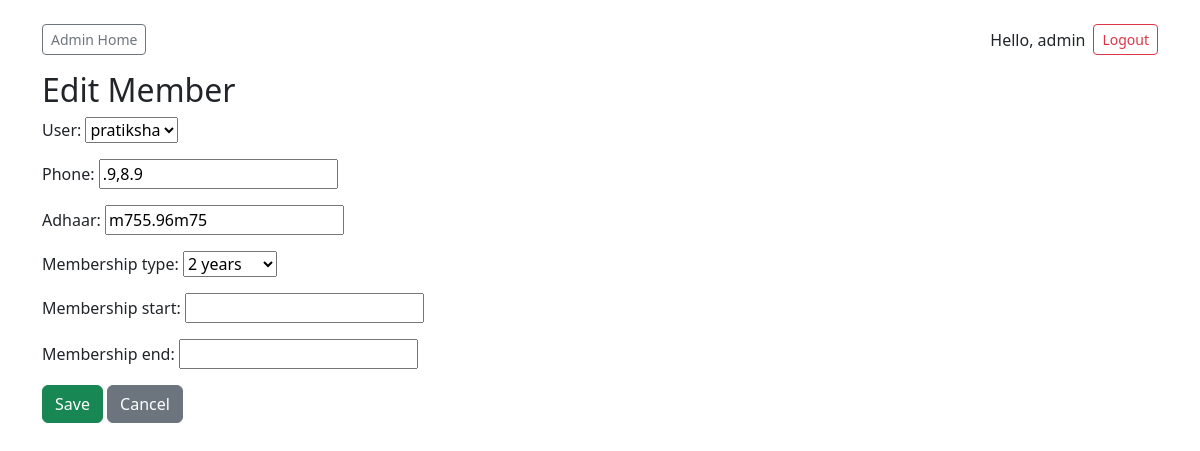
Screenshot of /dashboard/members/2/edit/ (signed in) with the database file from the repository.
### library/models.py (models this page shows, shortened)
class Member(models.Model):
    user = models.OneToOneField(User, on_delete=models.CASCADE)
    phone = models.CharField(max_length=20, blank=True)
    adhaar = models.CharField(max_length=20, blank=True)
    MEMBERSHIP_CHOICES = [
        ('6m', '6 months'),
        ('1y', '1 year'),
        ('2y', '2 years'),
    ]
    membership_type = models.CharField(max_length=2, choices=MEMBERSHIP_CHOICES, default='1y')
    membership_start = models.DateField(null=True, blank=True)
    membership_end = models.DateField(null=True, blank=True)

### library/views.py (the view)
# urls.py: path('dashboard/members/<int:member_id>/edit/', views.membership_edit, name='membership_edit'),
@staff_member_required
def membership_edit(request, member_id):
    member = get_object_or_404(Member, id=member_id)
    if request.method == 'POST':
        form = MemberForm(request.POST, instance=member)
        if form.is_valid():
            form.save()
            messages.success(request, "Member updated successfully.")
            return redirect('membership_list')
    else:
        form = MemberForm(instance=member)
    return render(request, 'library/admin/membership_form.html', {'form': form, 'title': 'Edit Member'})

### library/forms.py
class MemberForm(forms.ModelForm):
    class Meta:
        model = Member
        fields = ['user', 'phone', 'adhaar', 'membership_type', 'membership_start', 'membership_end']

### library/templates/library/admin/membership_form.html (shortened to what this page needs)
{% extends "library/base.html" %}
{% block content %}
<h2>{{ form.instance.id|yesno:"Edit Member,Add Member" }}</h2>
<form method="post">
  {{ form.as_p }}
  <button type="submit" class="btn btn-success">Save</button>
  <a href="{% url 'membership_list' %}" class="btn btn-secondary">Cancel</a>
</form>
{% endblock %}

### library/templates/library/base.html (shortened to what this page needs)
<!doctype html>
<html>
<head>
  <link href="https://cdn.jsdelivr.net/npm/bootstrap@5.3.2/dist/css/bootstrap.min.css" rel="stylesheet">
</head>
<body class="container py-4">
  <nav class="mb-3 d-flex align-items-center">
    <div>
      {% if user.is_staff %}
        <a class="btn btn-sm btn-outline-secondary me-1" href="{% url 'admin_home' %}">Admin Home</a>
      {% else %}
        <a class="btn btn-sm btn-outline-primary me-1" href="{% url 'book_availability' %}">Books</a>
        <a class="btn btn-sm btn-outline-success" href="{% url 'user_home' %}">My Account</a>
      {% endif %}
    </div>
    <div class="ms-auto d-flex align-items-center">
      {% if user.is_authenticated %}
        <span class="me-2">Hello, {{ user.username }}</span>
        <form method="post" action="{% url 'logout' %}" style="display:inline;">
          <button type="submit" class="btn btn-sm btn-outline-danger">Logout</button>
        </form>
      {% else %}
        <a class="btn btn-sm btn-outline-primary" href="{% url 'login' %}">Login</a>
      {% endif %}
    </div>
  </nav>
  {% block content %}{% endblock %}
</body>
</html>

### rows the page displays
Member: instance.id "Edit Member", user "pratiksha", phone ".9,8.9", adhaar "m755.96m75", membership_type "2 years"

### other values shown
{{ user.username }} "admin"
